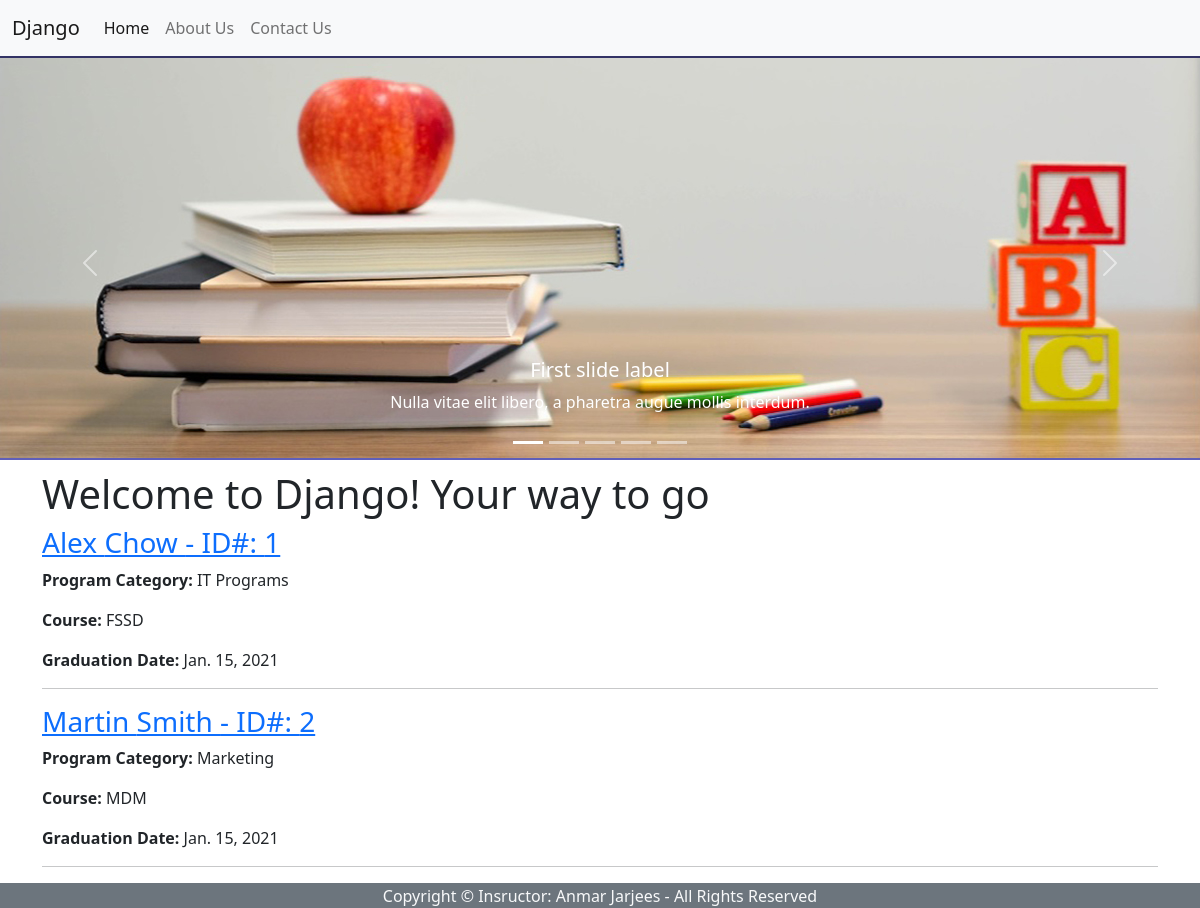
The app's page /, older data.
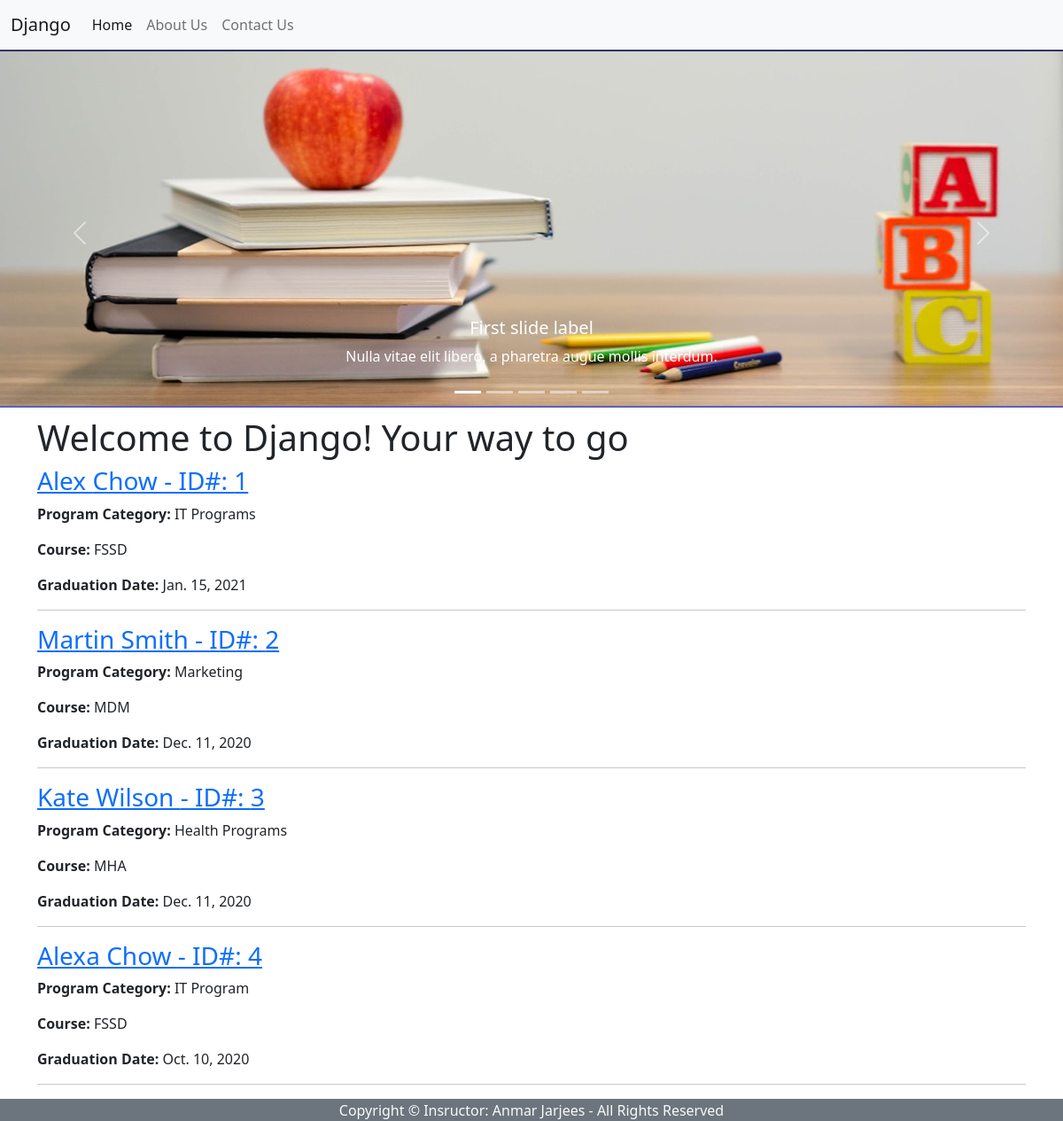
The same page, newer data.
### registration/models.py (models this page shows, shortened)
class Student(models.Model):
    first = models.CharField(max_length=40)
    last = models.CharField(max_length=40)
    program_category = models.CharField(max_length=35, blank=True) # Optional Field (could be empty)
    course = models.CharField(max_length=40)
    course_description = models.TextField(blank=True)
    GENDER_CHOICES = [
    ('M', 'Male'),
    ('F', 'Female'),
    ]
    gender = models.CharField(max_length=1,choices=GENDER_CHOICES, blank=True) # New concept!
    graduation_date = models.DateField()
    last_modified_date = models.DateField(auto_now=True)
    average=models.DecimalField(max_digits=4, decimal_places=2, null=True)
    workshops = models.ManyToManyField('Workshop', blank=True)

### registration/views.py (the view)
# urls.py: 2. Add a URL to urlpatterns:  path('', views.home, name='home')
def home(request):
    students = Student.objects.all()  # This command will grab all the objects in our student table
    return render(request,'home.html',
    {
        'first_h1':'Welcome to Django! Your way to go',
        'students': students,
    })

### registration/templates/home.html (shortened to what this page needs)
{% extends 'base.html' %}
{% block content %}
<h1>{{ first_h1 }}</h1>
{% for student in students %}
    <h3>
        <a href="{% url 'student_detail' student.id %}">
            {{ student.first|lower |capfirst }} {{ student.last|lower |capfirst }} - ID#: {{ student.id }}
        </a>
    </h3>
<p><b>Program Category:</b>
    {% if student.program_category %}
    {{ student.program_category }}
    {% else %}
    Unspecified!
    {% endif %}
</p>
<p><b>Course:</b> {{ student.course }}</p>
<p><b>Graduation Date:</b> {{ student.graduation_date}}</p>
<hr>
{% endfor %}
{% endblock %}

### registration/templates/base.html (shortened to what this page needs)
{% load static %}
<!doctype html>
<html lang="en">
<head>
    <link href="https://cdn.jsdelivr.net/npm/bootstrap@5.0.0-beta1/dist/css/bootstrap.min.css" rel="stylesheet"
>
    <link rel="stylesheet" href="{% static 'css/styles.css' %}">
</head>
<body>
    <nav class="navbar navbar-expand-lg navbar-light bg-light">
        <div class="container-fluid">
            <a class="navbar-brand" href="#">Django</a>
            <div class="collapse navbar-collapse" id="navbarSupportedContent">
                <ul class="navbar-nav me-auto mb-2 mb-lg-0">
                    <li class="nav-item">
                        <a class="nav-link active" aria-current="page" href="{% url 'home' %}">Home</a>
                    </li>
                    <li class="nav-item">
                        <a class="nav-link" href="{% url 'about' %}">About Us</a>
                    </li>
                    <li class="nav-item">
                        <a class="nav-link" href="{% url 'contact' %}">Contact Us</a>
                    </li>
                </ul>
            </div>
        </div>
    </nav>
    <div id="carouselExampleCaptions" class="carousel slide" data-bs-ride="carousel">
        <ol class="carousel-indicators">
            <li data-bs-target="#carouselExampleCaptions" data-bs-slide-to="0" class="active"></li>
            <li data-bs-target="#carouselExampleCaptions" data-bs-slide-to="1"></li>
            <li data-bs-target="#carouselExampleCaptions" data-bs-slide-to="2"></li>
            <li data-bs-target="#carouselExampleCaptions" data-bs-slide-to="3"></li>
            <li data-bs-target="#carouselExampleCaptions" data-bs-slide-to="4"></li>
        </ol>
        <div class="carousel-inner">
            <div class="carousel-item active">
                <img src="{% static 'images/carousel1.jpg' %}" class="d-block w-100" alt="Carousel Image">
                <div class="carousel-caption d-none d-md-block">
                    <h5>First slide label</h5>
                    <p>Nulla vitae elit libero, a pharetra augue mollis interdum.</p>
                </div>
            </div>
            {% load static %}
        </div>
        <a class="carousel-control-prev" href="#carouselExampleCaptions" role="button" data-bs-slide="prev">
            <span class="carousel-control-prev-icon" aria-hidden="true"></span>
        </a>
        <a class="carousel-control-next" href="#carouselExampleCaptions" role="button" data-bs-slide="next">
            <span class="carousel-control-next-icon" aria-hidden="true"></span>
        </a>
    </div>
    <div class="container">
        {% block content %}
        {% endblock %}
    </div>
    <footer class="container-fluid text-center text-light border-top border-secondary bg-secondary">
        Copyright &COPY; Insructor: Anmar Jarjees - All Rights Reserved
    </footer>
</body>
</html>

### static/css/styles.css (style rules this page uses)
.carousel-inner img { border-top: 2px inset #5f5fb9; border-bottom: 2px inset #5f5fb9; margin-bottom: 10px; }

Row changes from the older to the newer data that the page shows:
changed Student "Martin": graduation_date "Jan. 15, 2021" → "Dec. 11, 2020"
added Student: first "Kate", last "Wilson", id "3", program_category "Health Programs", course "MHA", graduation_date "Dec. 11, 2020"
added Student: first "Alexa", last "Chow", id "4", program_category "IT Program", course "FSSD", graduation_date "Oct. 10, 2020"
